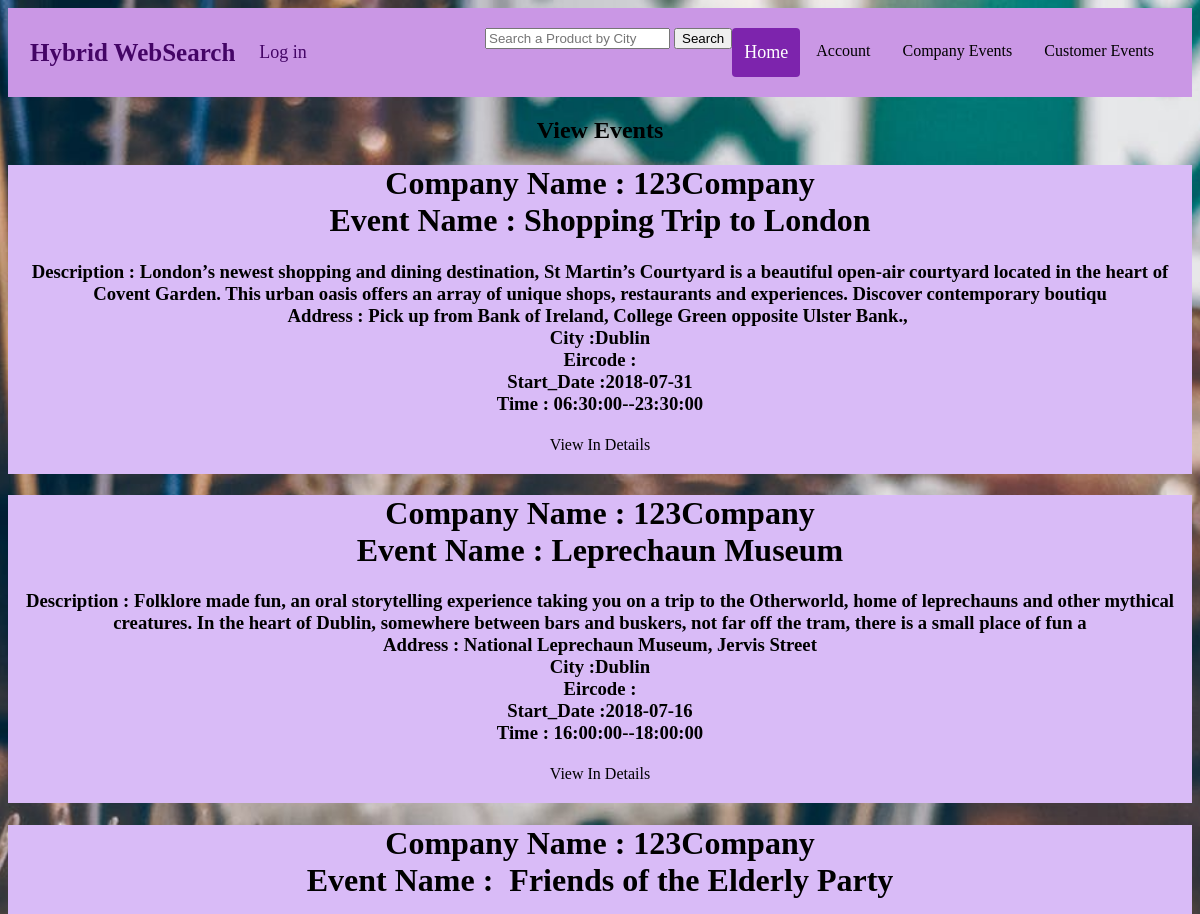
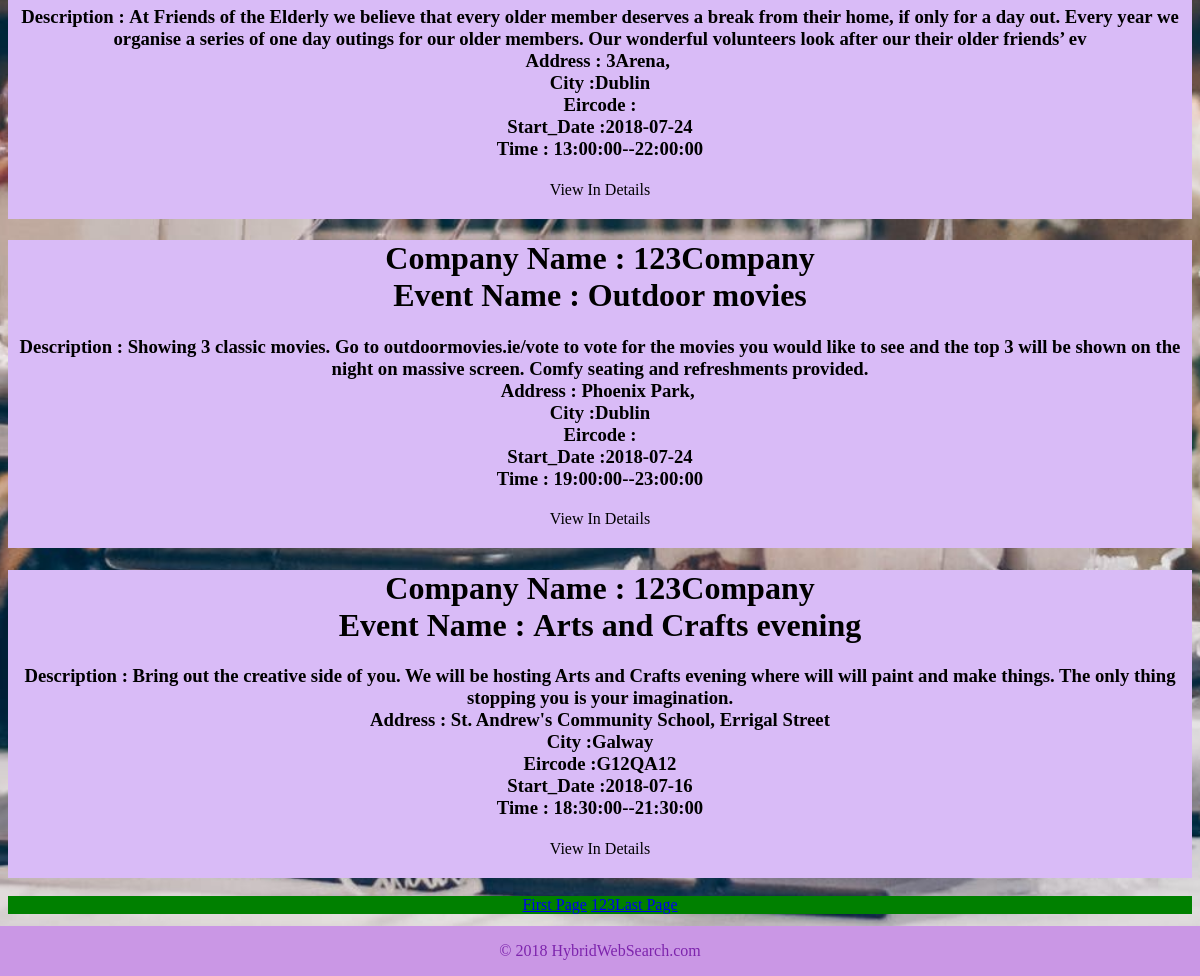
The page /business_app_dev/workspace/admin_main/home2.php on the database its author committed (2 pictures, top to bottom).
### tables this page shows
CREATE TABLE IF NOT EXISTS `Event` (
  `event_id` int(11) NOT NULL AUTO_INCREMENT,
  `company_id` int(11) NOT NULL,
  `event_name` varchar(50) NOT NULL,
  `description` varchar(255) NOT NULL,
  `event_address1` varchar(255) NOT NULL,
  `event_address2` varchar(255) DEFAULT NULL,
  `event_city` varchar(50) DEFAULT NULL,
  `event_eircode` varchar(50) DEFAULT NULL,
  `date` date NOT NULL,
  `start_time` time NOT NULL,
  `end_time` time DEFAULT NULL,
  PRIMARY KEY (`event_id`),
  KEY `company_id` (`company_id`)
);

CREATE TABLE IF NOT EXISTS `Company` (
  `company_id` int(11) NOT NULL AUTO_INCREMENT,
  `name` varchar(100) NOT NULL,
  `address1` varchar(100) NOT NULL,
  `address2` varchar(100) DEFAULT NULL,
  `city` varchar(100) NOT NULL,
  `eircode` varchar(7) DEFAULT NULL,
  `rep_first_name` varchar(100) NOT NULL,
  `rep_last_name` varchar(100) NOT NULL,
  `rep_email` varchar(100) NOT NULL,
  `rep_phone` varchar(100) DEFAULT NULL,
  `user_type_id` int(11) DEFAULT '2',
  `password_enc` blob NOT NULL,
  `created_on` datetime NOT NULL,
  `ip_address` varchar(50) DEFAULT NULL,
  PRIMARY KEY (`company_id`),
  KEY `user_type_id` (`user_type_id`)
);

### business_app_dev/workspace/admin_main/home2.php (the view, shortened to what this page needs)
<?php
        include "../extras.php";
    include("db.php");
    $cookie_name    = 'user';
    $email          = $_COOKIE[$cookie_name];
    $email2         = $email;
    $db = $conn;
    $query3  = "SELECT * FROM Customer WHERE email = '$email'";
    $result3 = $db->query($query3);
    if ($result3->num_rows > 0){
        $logged_in = true;
        $row3             = $result3->fetch_assoc();
        $first_name      = $row3['first_name'];
        $customer_id     = $row3['customer_id'];
		$nav_message	 = "<a href='../../account/logged_out.php'>Sign out</a>"."Hello ".$first_name;
    }
    else if($result3->num_rows == 0){
       $query4         = "SELECT * FROM Company WHERE rep_email = '$email2'";
       $result4        = $db->query($query4);
           if($result4->num_rows>0){
                $logged_in = true;
                $row4           = $result4->fetch_assoc();
                $rep_first_name = $row4["rep_first_name"];
                $company_email = $row4["rep_email"];
    			$nav_message	 = "<a href='../../account/logged_out.php'>Sign out</a>"."Hello ".$rep_first_name;
        }
        else{
        $nav_message = "<a href='../account/login.php'>Log in</a>";
        }
    }
?>
<link rel="stylesheet" href="../css/style.css">
<body>
    <div class="header">
  <a href="/" class="logo">Hybrid WebSearch</a>
  <?php echo $nav_message?>
  <div class="header-right">
       <div class="header-center">
            <form method="get" action="../customersaveevent/search.php" enctype="multipart/form-data">
                <input type="text" name="user_query" placeholder="Search a Product by City" />
                <input type="submit" name="search" value="Search" />
            </form>
        </div>
    <a href="/" class="active"><font color="white">Home</font></a>
   <div class='dropdown'>
             <button class='dropbtn'>Account</button>
         </div>
  <div class='dropdown'>
         <button class='dropbtn'>Company Events</button>
         </div>
         <div class='dropdown'>
         <button class='dropbtn'>Customer Events</button>
         </div>
              <item>&nbsp;</itmem>
              <item>&nbsp;</itmem>
         </div>
     </div>
<h2 style=text-align:center;>View Events</h2>
   <?php
                $per_page=5;
                if(isset($_GET['page'])){
                    $page = $_GET['page'];
                }
                else{
                    $page=1;
                }
                $start_from =($page-1) * $per_page;
    $sql = "SELECT * FROM Event ORDER by 1 DESC LIMIT $start_from, $per_page";
    $result = $conn->query($sql);
    while($row = $result->fetch_assoc()){
          $event_id = $row['event_id'];
        $id = $row['company_id'];
            $sql2 = "SELECT * FROM Company WHERE  company_id ='$id' ";
           $result2 = $conn->query($sql2);
          if($row2 = $result2->fetch_assoc()){
                       echo"
                        <div style='text-align:center;background-color:#d9bbf7'>
                             <div class='panel-heading'>
                               <h1 class='panel-title'>
                               Company Name&nbsp;:&nbsp{$row2['name']}<br>
                                Event Name&nbsp;:&nbsp;{$row['event_name']}<br>
                               </h1>
                             </div>
                             <div class='panel-body'>
                               <h3>
                                  Description&nbsp;:&nbsp;{$row['description']}<br>
                                  Address&nbsp;:&nbsp;{$row['event_address1']},&nbsp;{$row['event_address2']}<br>
                                  City&nbsp;:{$row['event_city']}<br>
                                  Eircode&nbsp;:{$row['event_eircode']}<br>
                                  Start_Date&nbsp;:{$row['date']}<br>
                                  Time&nbsp;:&nbsp;{$row['start_time']}--{$row['end_time']}
                              </h3>
                               </div>
                   <a href='../admin_main/index2.php?event_id=$event_id' class='button'>View In Details</a>
                                  <br>
                                  <br>
                         ";
                       echo" </div>";
          }
    }
    ?>
    <br>
     <div>
         <?php include ("../customersaveevent/pagination.php"); ?>
          <br>
          <br>
          <br>
          <?php echo $footer_msg;?>
</body>
</html

### business_app_dev/workspace/extras.php (shortened to what this page needs)
<?php
$footer_msg = "
     <head>
          <style>
               footer {
                   position: fixed;
                   left: 0;
                   bottom: 0;
                   width: 100%;
                   background-color: #ca97e5;
                   color: #7d24ad;
                   text-align: center;
               }
          </style>
     </head>
     <body>
          <base href='/'>
     </body>
     <footer><p>&copy; 2018 HybridWebSearch.com</p></footer>
     ";
?>

### business_app_dev/workspace/customersaveevent/pagination.php
<?php
    $sql = "select * from Event";
    $result = $conn->query($sql);
    $total_event = mysqli_num_rows($result);
    $total_pages = ceil($total_event/ $per_page);
    echo "
    <center>
    <div class = 'pagination' style='background-color:green;'>
    <a href='../customersaveevent/home.php?page=1'>First Page</a>
    ";
    for($i=1; $i<=$total_pages; $i++){
         echo "<a href='../customersaveevent/home.php?page=$i'>$i</a>";
    }
    echo "<a href='../customersaveevent/home.php?page=$total_pages'>Last Page</a> </center></div>";
?>

### business_app_dev/workspace/css/style.css (style rules this page uses)
body { background-image: url("../img/background.jpg"); background-attachment: fixed; background-position: center; background-repeat: no-repeat; background-size: cover; }
.header { overflow: hidden; background-color: #ca97e5; padding: 20px 10px; top: 0; }
.header a { float: left; color: #440566; text-align: center; padding: 12px; text-decoration: none; font-size: 18px; line-height: 25px; border-radius: 4px; }
.header .logo { font-size: 25px; font-weight: bold; }
.active { background-color: #7d24ad; color: white; }
.header-center { float: left; }
.header-right { float: right; }
.dropdown { float: left; overflow: hidden; }
.dropdown .dropbtn { font-size: 16px; border: none; outline: none; padding: 14px 16px; background-color: inherit; font-family: inherit; margin: 0; }
.button { -webkit-appearance: button; -moz-appearance: button; appearance: button; text-decoration: none; color: initial; padding: 2px 5px 2px 5px; }

### business_app_dev/workspace/extras.php (style rules this page uses)
footer { position: fixed; left: 0; bottom: 0; width: 100%; background-color: #ca97e5; color: #7d24ad; text-align: center; }

### rows shown on the page
event: company.name "123Company", event_name "Shopping Trip to London", description "London’s newest shopping and dining destination, St Martin’s Courtyard is a beautiful open-air courtyard located in the heart of Covent Garden. This urban oasis offers an array of unique shops, restaurants and experiences. Discover contemporary boutiqu", event_address1 "Pick up from Bank of Ireland, College Green opposite Ulster Bank.", event_city "Dublin", date "2018-07-31", start_time "06:30:00", end_time "23:30:00"
event: company.name "123Company", event_name "Leprechaun Museum", description "Folklore made fun, an oral storytelling experience taking you on a trip to the Otherworld, home of leprechauns and other mythical creatures. In the heart of Dublin, somewhere between bars and buskers, not far off the tram, there is a small place of fun a", event_address1 "National Leprechaun Museum", event_address2 "Jervis Street", event_city "Dublin", date "2018-07-16", start_time "16:00:00", end_time "18:00:00"
event: company.name "123Company", event_name "Friends of the Elderly Party", description "At Friends of the Elderly we believe that every older member deserves a break from their home, if only for a day out. Every year we organise a series of one day outings for our older members. Our wonderful volunteers look after our their older friends’ ev", event_address1 "3Arena", event_city "Dublin", date "2018-07-24", start_time "13:00:00", end_time "22:00:00"
event: company.name "123Company", event_name "Outdoor movies", description "Showing 3 classic movies. Go to outdoormovies.ie/vote to vote for the movies you would like to see and the top 3 will be shown on the night on massive screen. Comfy seating and refreshments provided.", event_address1 "Phoenix Park", event_city "Dublin", date "2018-07-24", start_time "19:00:00", end_time "23:00:00"
event: company.name "123Company", event_name "Arts and Crafts evening", description "Bring out the creative side of you. We will be hosting Arts and Crafts evening where will will paint and make things. The only thing stopping you is your imagination.", event_address1 "St. Andrew's Community School", event_address2 "Errigal Street", event_city "Galway", event_eircode "G12QA12", date "2018-07-16", start_time "18:30:00", end_time "21:30:00"
